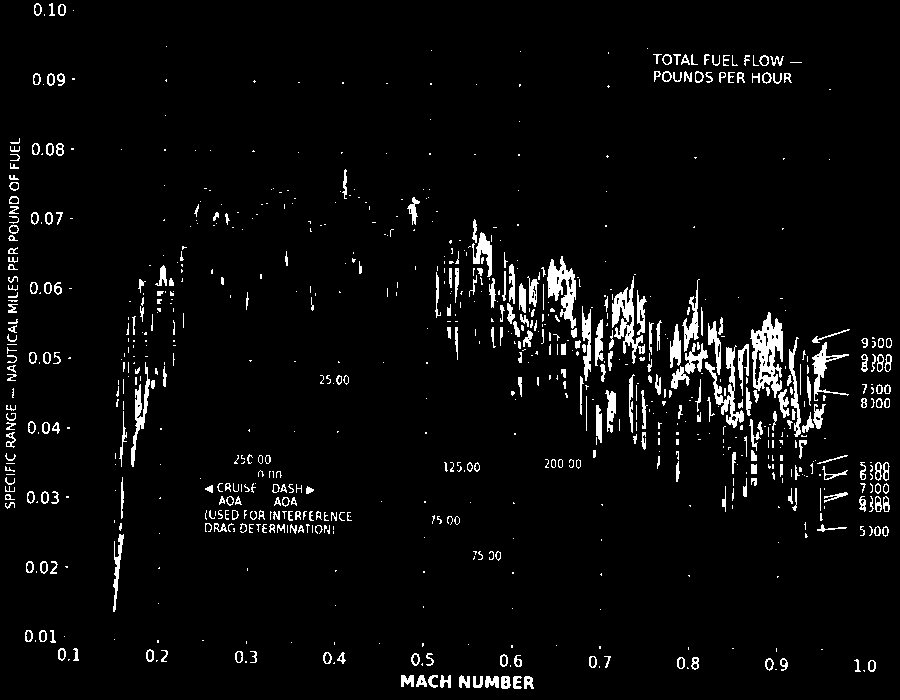
#> input picture generated_images/cv_debug/02_no_grid_k20.png, 900 x 700 px
$ python curve_extraction_cv.py ../../generated_images/cv_debug/02_no_grid_k20.png
#> lines starting #> are read from the running program, lines starting #| are printed output that depends on the picture; after the words box and inside, x2 and y2 are one past the last pixel; in counts of white or black regions, pixels touching at a corner belong together
# curve_extraction_cv.py
"""
Robust curve extraction from engineering charts using classical CV.
Handles: grid removal, text removal, dashed line connection, curve separation.
"""

import cv2
import numpy as np
from typing import Tuple, List, Optional
from dataclasses import dataclass
import matplotlib.pyplot as plt


@dataclass
class ExtractionParams:
    """Parameters for curve extraction pipeline."""
    # Grid removal
    grid_h_kernel: int = 40        # Horizontal kernel for grid detection
    grid_v_kernel: int = 40        # Vertical kernel for grid detection

    # Dashed line connection
    connection_kernel_size: int = 5  # Kernel size to bridge gaps
    connection_iterations: int = 2   # Morphological closing iterations

    # Noise/text removal
    min_area_threshold: int = 500    # Min pixel area to keep component
    max_area_ratio: float = 0.4      # Max area ratio (remove huge blobs)

    # Curve refinement
    thin_iterations: int = 1         # Thinning iterations
    smoothing_kernel: int = 3        # Gaussian smoothing before final


def preprocess_for_skeletonization(
    binary_img: np.ndarray,
    connection_kernel_size: int = 5,
    min_area_threshold: int = 500,
    connection_iterations: int = 2
) -> np.ndarray:
    """
    Clean binary image before skeletonization.

    Args:
        binary_img: Binary image (numpy array, single channel, 0 or 255).
        connection_kernel_size: Kernel size to connect dashed lines (3-15).
        min_area_threshold: Minimum pixel area to keep a component (50-2000).
        connection_iterations: Number of morphological closing iterations.

    Returns:
        Cleaned binary image ready for skeletonization.
    """
    if binary_img is None or binary_img.size == 0:
        raise ValueError("Input image is empty or None")

    # Ensure binary
    if len(binary_img.shape) == 3:
        binary_img = cv2.cvtColor(binary_img, cv2.COLOR_BGR2GRAY)

    _, binary_img = cv2.threshold(binary_img, 127, 255, cv2.THRESH_BINARY)

    # Step 1: Bridge Gaps (Connect Dashes)
    # Use elliptical kernel - better for connecting diagonal dashes
    kernel = cv2.getStructuringElement(
        cv2.MORPH_ELLIPSE,
        (connection_kernel_size, connection_kernel_size)
    )
    connected = cv2.morphologyEx(
        binary_img,
        cv2.MORPH_CLOSE,
        kernel,
        iterations=connection_iterations
    )

    # Step 2: Filter Noise (Remove Text and Small Components)
    num_labels, labels, stats, centroids = cv2.connectedComponentsWithStats(
        connected, connectivity=8
    )

    # Calculate total image area for ratio check
    total_area = binary_img.shape[0] * binary_img.shape[1]
    max_area = total_area * 0.4  # Components larger than 40% are likely borders/artifacts

    # Create clean mask
    clean_mask = np.zeros_like(binary_img)

    for i in range(1, num_labels):  # Skip background (label 0)
        area = stats[i, cv2.CC_STAT_AREA]

        # Keep only components within size range
        if min_area_threshold < area < max_area:
            clean_mask[labels == i] = 255

    return clean_mask


def remove_grid_lines(
    gray_img: np.ndarray,
    h_kernel_size: int = 40,
    v_kernel_size: int = 40
) -> np.ndarray:
    """
    Remove horizontal and vertical grid lines using morphological operations.

    Args:
        gray_img: Grayscale image.
        h_kernel_size: Horizontal kernel length for detecting horizontal lines.
        v_kernel_size: Vertical kernel length for detecting vertical lines.

    Returns:
        Image with grid lines removed.
    """
    # Threshold to binary (invert so lines are white)
    _, binary = cv2.threshold(gray_img, 0, 255, cv2.THRESH_BINARY_INV + cv2.THRESH_OTSU)

    # Detect horizontal lines
    h_kernel = cv2.getStructuringElement(cv2.MORPH_RECT, (h_kernel_size, 1))
    h_lines = cv2.morphologyEx(binary, cv2.MORPH_OPEN, h_kernel, iterations=2)

    # Detect vertical lines
    v_kernel = cv2.getStructuringElement(cv2.MORPH_RECT, (1, v_kernel_size))
    v_lines = cv2.morphologyEx(binary, cv2.MORPH_OPEN, v_kernel, iterations=2)

    # Combine grid lines
    grid = cv2.add(h_lines, v_lines)

    # Dilate grid slightly to ensure complete removal
    grid_dilated = cv2.dilate(grid, np.ones((3, 3), np.uint8), iterations=1)

    # Remove grid from original binary
    no_grid = cv2.subtract(binary, grid_dilated)

    return no_grid


def remove_arrows_and_text(
    binary_img: np.ndarray,
    min_curve_length: int = 100,
    max_aspect_ratio: float = 10.0
) -> np.ndarray:
    """
    Remove arrows, text labels, and other non-curve elements.

    Uses shape analysis:
    - Arrows have specific aspect ratios
    - Text is usually small or has high aspect ratio
    - Curves are long and have moderate aspect ratio

    Args:
        binary_img: Binary image with curves and noise.
        min_curve_length: Minimum length (perimeter) for a curve component.
        max_aspect_ratio: Maximum aspect ratio for curve components.

    Returns:
        Binary image with only curve-like components.
    """
    num_labels, labels, stats, centroids = cv2.connectedComponentsWithStats(
        binary_img, connectivity=8
    )

    clean_mask = np.zeros_like(binary_img)

    for i in range(1, num_labels):
        x, y, w, h, area = stats[i]

        # Skip very small components (text, dots)
        if area < 200:
            continue

        # Calculate aspect ratio
        aspect = max(w, h) / (min(w, h) + 1e-6)

        # Calculate perimeter
        component_mask = (labels == i).astype(np.uint8) * 255
        contours, _ = cv2.findContours(
            component_mask, cv2.RETR_EXTERNAL, cv2.CHAIN_APPROX_SIMPLE
        )

        if contours:
            perimeter = cv2.arcLength(contours[0], closed=False)

            # Curves are long (high perimeter) relative to area
            # Compactness = perimeter^2 / area (high for curves, low for blobs)
            compactness = (perimeter ** 2) / (area + 1e-6)

            # Keep components that look like curves:
            # - Long perimeter OR
            # - High compactness (thin, elongated)
            if perimeter > min_curve_length or compactness > 50:
                # But not too square (arrows can be detected by convexity)
                hull = cv2.convexHull(contours[0])
                hull_area = cv2.contourArea(hull)
                solidity = area / (hull_area + 1e-6)

                # Curves have low solidity (not filled), arrows have high
                if solidity < 0.5 or perimeter > min_curve_length * 2:
                    clean_mask[labels == i] = 255

    return clean_mask


def skeletonize(binary_img: np.ndarray) -> np.ndarray:
    """
    Morphological skeletonization (thinning).

    Args:
        binary_img: Binary image (0 or 255).

    Returns:
        Skeletonized image.
    """
    # Ensure binary
    binary = (binary_img > 127).astype(np.uint8)

    skeleton = np.zeros_like(binary)
    element = cv2.getStructuringElement(cv2.MORPH_CROSS, (3, 3))

    while True:
        eroded = cv2.erode(binary, element)
        temp = cv2.dilate(eroded, element)
        temp = cv2.subtract(binary, temp)
        skeleton = cv2.bitwise_or(skeleton, temp)
        binary = eroded.copy()

        if cv2.countNonZero(binary) == 0:
            break

    return skeleton * 255


def trace_curves(
    skeleton: np.ndarray,
    min_length: int = 50
) -> List[np.ndarray]:
    """
    Trace individual curves from skeleton image.

    Args:
        skeleton: Skeletonized binary image.
        min_length: Minimum number of points for a valid curve.

    Returns:
        List of curves, each as Nx2 array of (x, y) points.
    """
    # Find all contours
    contours, _ = cv2.findContours(
        skeleton, cv2.RETR_LIST, cv2.CHAIN_APPROX_NONE
    )

    curves = []
    for contour in contours:
        if len(contour) >= min_length:
            # Reshape from (N, 1, 2) to (N, 2)
            points = contour.reshape(-1, 2)
            curves.append(points)

    return curves


def order_curve_points(points: np.ndarray) -> np.ndarray:
    """
    Order curve points from left to right (by x coordinate).
    Handles curves that may have been traced in wrong direction.

    Args:
        points: Nx2 array of (x, y) points.

    Returns:
        Ordered Nx2 array.
    """
    if len(points) == 0:
        return points

    # Simple approach: sort by x, then connect nearest neighbors
    # For monotonic curves, sorting by x works well
    sorted_indices = np.argsort(points[:, 0])
    return points[sorted_indices]


def full_extraction_pipeline(
    image: np.ndarray,
    params: Optional[ExtractionParams] = None,
    debug: bool = False
) -> Tuple[List[np.ndarray], dict]:
    """
    Full curve extraction pipeline.

    Args:
        image: Input BGR or grayscale image.
        params: Extraction parameters.
        debug: If True, return intermediate images.

    Returns:
        Tuple of (list of curves, debug_images dict)
    """
    if params is None:
        params = ExtractionParams()

    debug_imgs = {}

    # Convert to grayscale
    if len(image.shape) == 3:
        gray = cv2.cvtColor(image, cv2.COLOR_BGR2GRAY)
    else:
        gray = image.copy()

    if debug:
        debug_imgs['input'] = gray.copy()

    # Step 1: Remove grid lines
    no_grid = remove_grid_lines(
        gray,
        h_kernel_size=params.grid_h_kernel,
        v_kernel_size=params.grid_v_kernel
    )

    if debug:
        debug_imgs['no_grid'] = no_grid.copy()

    # Step 2: Connect dashed lines and remove small noise
    cleaned = preprocess_for_skeletonization(
        no_grid,
        connection_kernel_size=params.connection_kernel_size,
        min_area_threshold=params.min_area_threshold,
        connection_iterations=params.connection_iterations
    )

    if debug:
        debug_imgs['cleaned'] = cleaned.copy()

    # Step 3: Additional arrow/text removal
    curves_only = remove_arrows_and_text(
        cleaned,
        min_curve_length=100,
        max_aspect_ratio=8.0
    )

    if debug:
        debug_imgs['curves_only'] = curves_only.copy()

    # Step 4: Skeletonize
    skeleton = skeletonize(curves_only)

    if debug:
        debug_imgs['skeleton'] = skeleton.copy()

    # Step 5: Trace curves
    curves = trace_curves(skeleton, min_length=50)

    # Step 6: Order points
    ordered_curves = [order_curve_points(c) for c in curves]

    return ordered_curves, debug_imgs


def visualize_curves(
    image: np.ndarray,
    curves: List[np.ndarray],
    save_path: Optional[str] = None
) -> np.ndarray:
    """
    Visualize extracted curves with different colors.

    Args:
        image: Original image for background.
        curves: List of curve point arrays.
        save_path: Optional path to save visualization.

    Returns:
        Visualization image.
    """
    # Create white background
    if len(image.shape) == 2:
        vis = cv2.cvtColor(image, cv2.COLOR_GRAY2BGR)
    else:
        vis = image.copy()

    # Make background lighter
    vis = cv2.addWeighted(vis, 0.3, np.full_like(vis, 255), 0.7, 0)

    # Generate distinct colors
    colors = plt.cm.rainbow(np.linspace(0, 1, len(curves)))
    colors = (colors[:, :3] * 255).astype(int)

    for i, curve in enumerate(curves):
        color = tuple(map(int, colors[i]))

        # Draw curve
        for j in range(len(curve) - 1):
            pt1 = tuple(curve[j].astype(int))
            pt2 = tuple(curve[j + 1].astype(int))
            cv2.line(vis, pt1, pt2, color, 2)

    if save_path:
        cv2.imwrite(save_path, vis)

    return vis


# ============================================================
# Interactive testing with parameter tuning
# ============================================================

def test_on_image(image_path: str, output_dir: str = "cv_output"):
    """
    Test the extraction pipeline on a single image.
    """
#> called with output_dir = 'cv_output'
    import os
    os.makedirs(output_dir, exist_ok=True)

    # Load image
    image = cv2.imread(image_path)
#> image is the input picture: shape (700, 900, 3); 4.3% white; 823 white regions (489 under 20 px), largest, box (x1, y1, x2, y2) and area: (750, 312, 783, 398) 1502, (547, 256, 576, 329) 991, (612, 276, 645, 364) 983
    if image is None:
        print(f"Could not load image: {image_path}")
        return

    print(f"Image shape: {image.shape}")
#| Image shape: (700, 900, 3)

    # Try different parameter combinations
    param_sets = [
        ExtractionParams(
            grid_h_kernel=40, grid_v_kernel=40,
            connection_kernel_size=5, min_area_threshold=300
        ),
        ExtractionParams(
            grid_h_kernel=50, grid_v_kernel=50,
            connection_kernel_size=7, min_area_threshold=500
        ),
        ExtractionParams(
            grid_h_kernel=30, grid_v_kernel=30,
            connection_kernel_size=3, min_area_threshold=200
        ),
    ]

    for i, params in enumerate(param_sets):
        print(f"\nTrying parameter set {i+1}...")

        curves, debug_imgs = full_extraction_pipeline(image, params, debug=True)

        print(f"  Found {len(curves)} curves")

        # Save debug images
        for name, img in debug_imgs.items():
            cv2.imwrite(f"{output_dir}/debug_{i+1}_{name}.png", img)

        # Save visualization
        vis = visualize_curves(image, curves)
        cv2.imwrite(f"{output_dir}/result_{i+1}.png", vis)

        # Save curves as CSV
        for j, curve in enumerate(curves):
            np.savetxt(
                f"{output_dir}/curve_{i+1}_{j:02d}.csv",
                curve,
                delimiter=",",
                header="x,y",
                comments=""
            )
#> this loop made 3 passes
#|   Found 20 curves
#|   Found 13 curves
#|   Found 15 curves
#> pass 1, in remove_grid_lines, `h_lines = cv2.morphologyEx(binary, cv2.MORPH_OPEN, h_kernel, iteration..`:
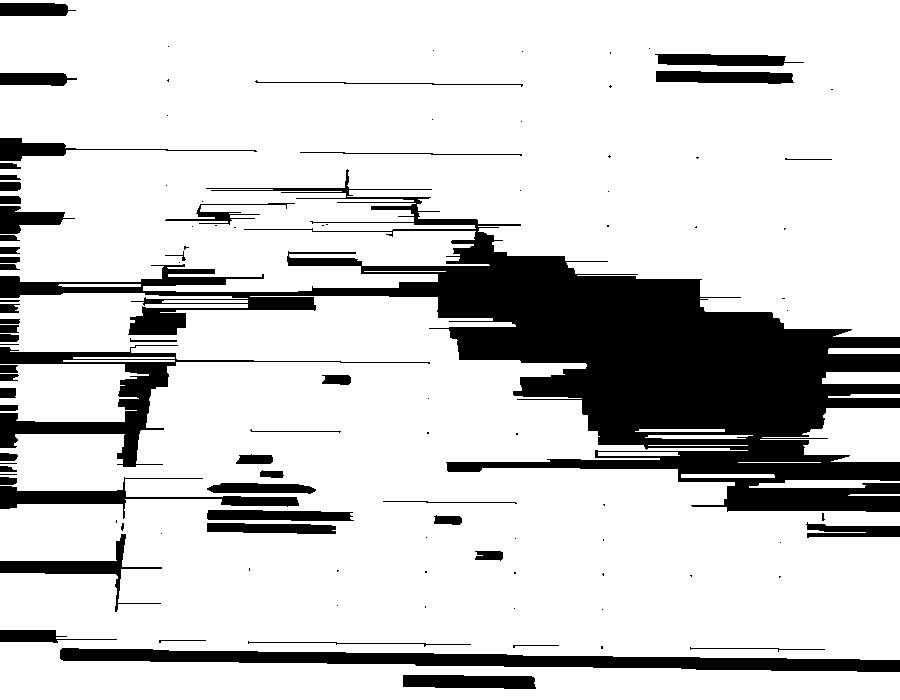
#> h_lines: shape (700, 900); 81.2% white; 110 black regions (56 under 20 px), largest, box (x1, y1, x2, y2) and area: (0, 169, 900, 512) 77464, (60, 648, 900, 672) 9793, (0, 345, 430, 467) 6660
#> pass 1, in remove_grid_lines, `v_lines = cv2.morphologyEx(binary, cv2.MORPH_OPEN, v_kernel, iteration..`:
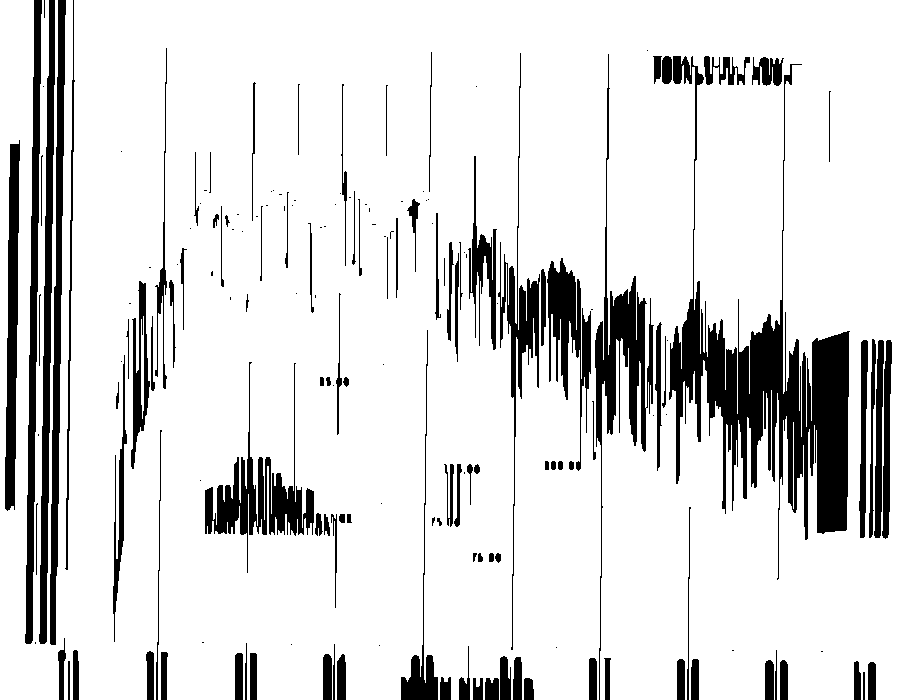
#> v_lines: shape (700, 900); 86.3% white; 175 black regions (63 under 20 px), largest, box (x1, y1, x2, y2) and area: (669, 56, 850, 580) 22622, (595, 54, 654, 700) 6128, (205, 362, 314, 573) 5156

    print(f"\nResults saved to {output_dir}/")


if __name__ == "__main__":
    import sys

    if len(sys.argv) > 1:
        test_on_image(sys.argv[1])
    else:
        print("Usage: python curve_extraction_cv.py <image_path>")
        print("\nTesting with a sample...")

        # Create a simple test image
        test_img = np.ones((400, 600), dtype=np.uint8) * 255

        # Draw a curve
        x = np.linspace(50, 550, 200)
        y = 200 + 100 * np.sin(x / 50)
        for i in range(len(x) - 1):
            cv2.line(
                test_img,
                (int(x[i]), int(y[i])),
                (int(x[i+1]), int(y[i+1])),
                0, 2
            )

        # Draw grid
        for gx in range(0, 600, 50):
            cv2.line(test_img, (gx, 0), (gx, 400), 128, 1)
        for gy in range(0, 400, 50):
            cv2.line(test_img, (0, gy), (600, gy), 128, 1)

        cv2.imwrite("test_input.png", test_img)

        # Run extraction
        curves, debug = full_extraction_pipeline(
            cv2.cvtColor(test_img, cv2.COLOR_GRAY2BGR),
            debug=True
        )

        print(f"Found {len(curves)} curves")

        for name, img in debug.items():
            cv2.imwrite(f"test_{name}.png", img)

$ run again, on generated_images/cv_debug/02_no_grid_k60.png
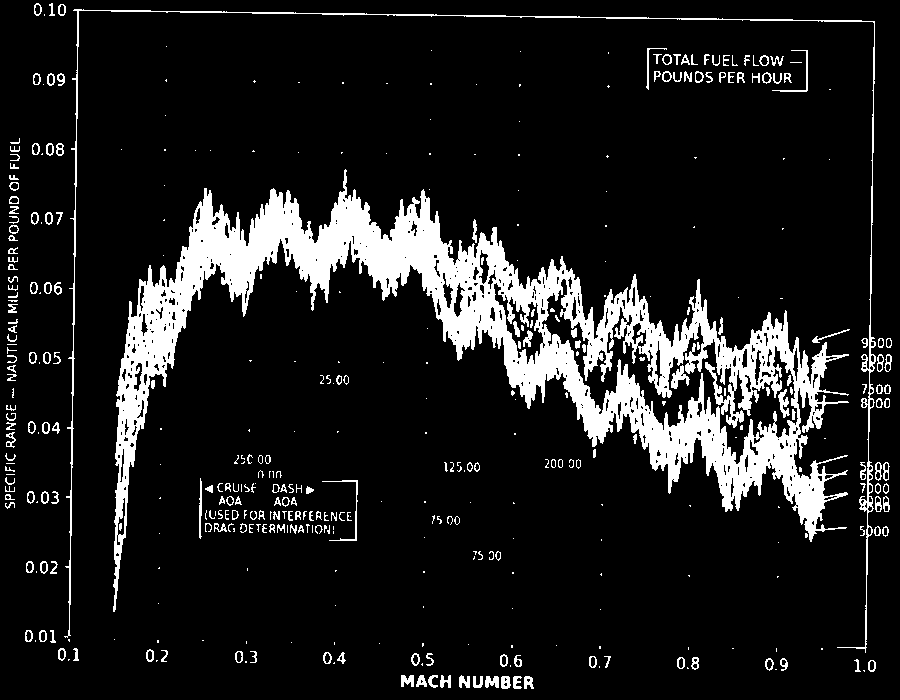
#> input picture generated_images/cv_debug/02_no_grid_k60.png, 900 x 700 px
#> in test_on_image, image is the input picture: shape (700, 900, 3); 11.8% white; 418 white regions (201 under 20 px), largest, box (x1, y1, x2, y2) and area: (113, 169, 849, 612) 60019, (64, 9, 876, 653) 3844, (671, 365, 690, 389) 205
#| Image shape: (700, 900, 3)
#> the loop in test_on_image, `for i, params in enumerate(param_sets):` made 3 passes
#> (printed output is left out)
#> pass 1, in remove_grid_lines, `h_lines = cv2.morphologyEx(binary, cv2.MORPH_OPEN, h_kernel, iteration..`:
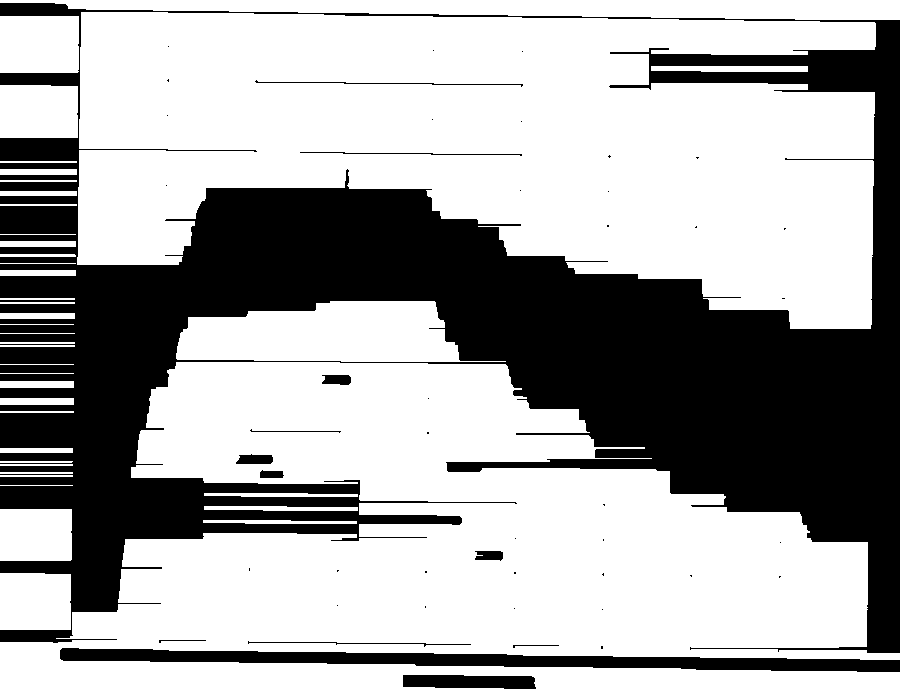
#> h_lines: shape (700, 900); 66.2% white; 47 black regions (34 under 20 px), largest, box (x1, y1, x2, y2) and area: (0, 3, 900, 653) 199744, (60, 648, 900, 672) 9793, (403, 675, 536, 689) 1640
#> pass 1, in remove_grid_lines, `v_lines = cv2.morphologyEx(binary, cv2.MORPH_OPEN, v_kernel, iteration..`:
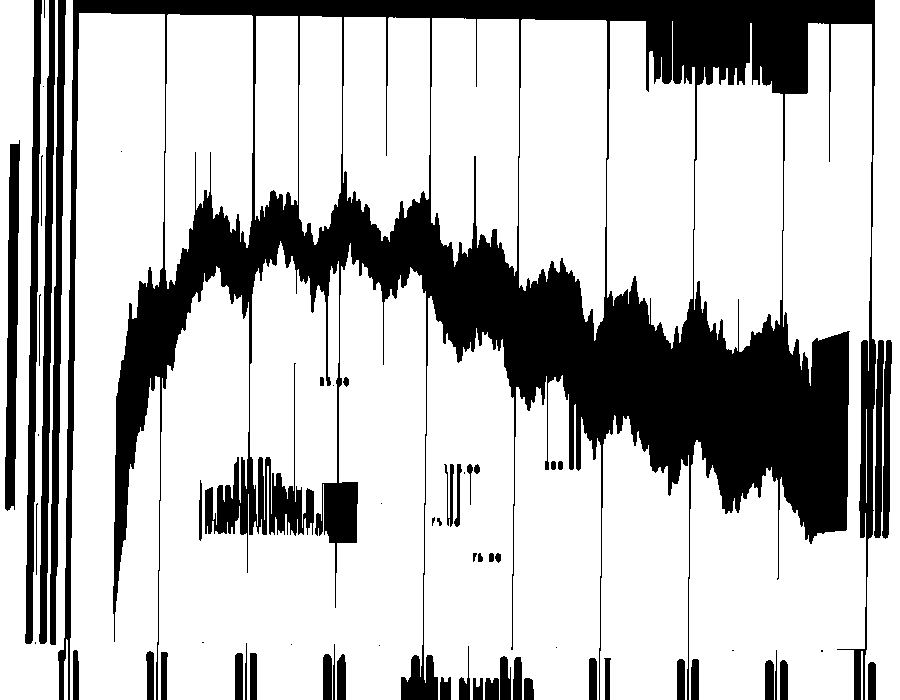
#> v_lines: shape (700, 900); 74.7% white; 63 black regions (15 under 20 px), largest, box (x1, y1, x2, y2) and area: (58, 0, 876, 700) 131783, (25, 0, 42, 644) 4582, (39, 0, 55, 644) 4496
